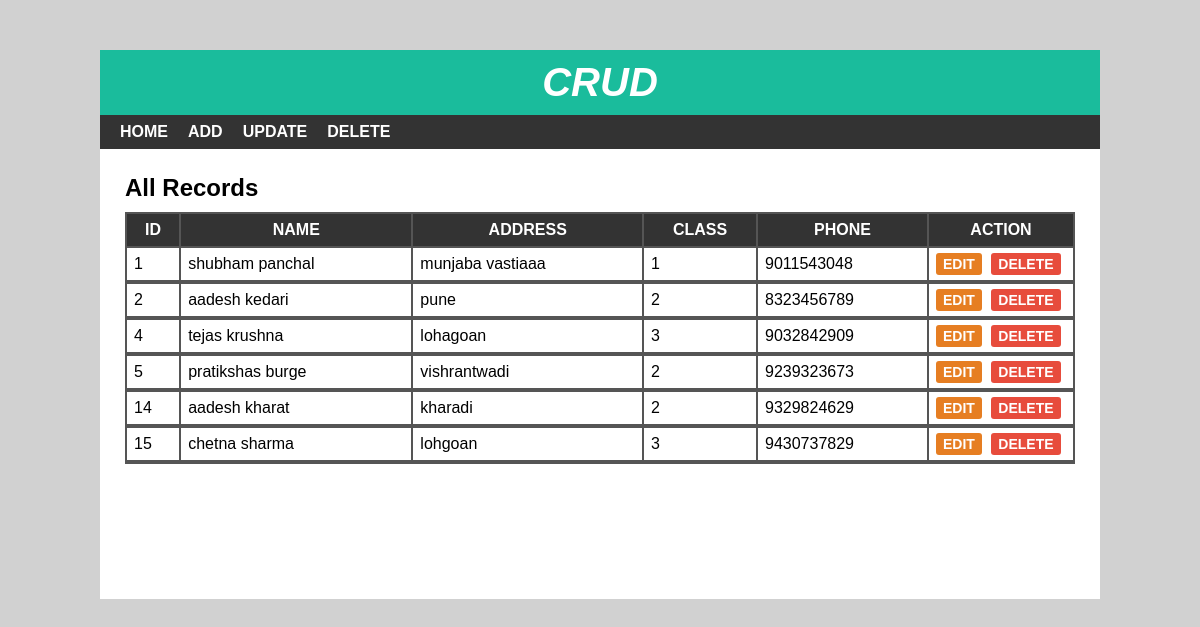
The page / on the database its author committed.
### tables this page shows
CREATE TABLE `student` (
  `sid` int(10) NOT NULL,
  `sname` varchar(30) NOT NULL,
  `saddress` varchar(100) NOT NULL,
  `sclass` int(10) NOT NULL,
  `sphone` varchar(10) NOT NULL
);

### index.php (the view)
<?php
include 'header.php';
?>
<div id="main-content">
    <h2>All Records</h2>
    <?php
$conn = mysqli_connect("localhost","root","","students") or die("Connection failed");
$sql ="SELECT * FROM student JOIN studentclass WHERE student.sclass = studentclass.cid";
$result = mysqli_query($conn,$sql) or die("Connection failed");
if(mysqli_num_rows($result)>0){
  ?>
    <table cellpadding="7px">
        <thead>
        <th>Id</th>
        <th>Name</th>
        <th>Address</th>
        <th>Class</th>
        <th>Phone</th>
        <th>Action</th>
        </thead>
        <tbody>
          <?php
while ($row =mysqli_fetch_assoc($result)) {
           ?>
            <tr>
                <td><?php echo $row['sid']; ?></td>
                <td><?php echo $row['sname'];  ?></td>
                <td><?php  echo $row['saddress'];?></td>
                <td><?php  echo $row['sclass'];?></td>
                <td><?php echo $row['sphone']; ?></td>
                <td>
           <a href='edit.php?id=<?php echo $row['sid']; ?>'>Edit</a>
           <a href='delete-inline.php?id=<?php echo $row['sid']; ?>'>Delete</a>
                </td>
            </tr>
            <tr>
              <?php } ?>
        </tbody>
    </table>
  <?php } ?>
</div>
</div>
</body>
</html>

### header.php (shortened to what this page needs)
<!DOCTYPE html>
<html lang="en">
<head>
  <link rel="stylesheet" href="css/style.css">
</head>
<body>
    <div id="wrapper">
        <div id="header">
            <h1>Crud</h1>
        </div>
        <div id="menu">
            <ul>
                <li>
                    <a href="index.php">Home</a>
                </li>
                <li>
                    <a href="add.php">Add</a>
                </li>
                <li>
                    <a href="update.php">Update</a>
                </li>
                <li>
                    <a href="delete.php">Delete</a>
                </li>
            </ul>
        </div>

### css/style.css (style rules this page uses)
body { font:16px arial; margin: 0; padding: 0; background: #d1d1d1; }
#wrapper { width: 1000px; margin: 50px auto 0; background-color: #fff; }
#header { text-align: center; background-color: #1abc9c; padding: 10px; }
#header h1 { color: #fff; font-size: 40px; font-style: italic; font-weight: 700; text-transform: uppercase; margin: 0; }
#menu { background-color: #333; }
#menu ul { font-size: 0; padding: 0 10px; margin: 0; list-style: none; }
#menu ul li { display: inline-block; }
#menu ul li a { color: #fff; font-size: 16px; font-weight: 600; padding: 8px 10px; display: block; text-decoration: none; text-transform: uppercase; transition: all 0.3s ease; }
#main-content { padding: 25px; min-height: 400px; }
#main-content h2 { margin: 0 0 10px; text-transform: capitalize; }
#main-content table { width: 100%; background-color: #555; margin: 0 0 20px; }
#main-content table th { color: #fff; background-color: #333; text-transform: uppercase; }
#main-content table th:last-child { width: 130px; }
#main-content table td { background-color: #fff; }
#main-content table td a { font-size: 14px; font-weight: 600; text-transform: uppercase; padding: 3px 7px; color: #fff; background-color: #e67e22; text-decoration: none; border-radius: 3px; }
#main-content table td a:nth-child(2) { background-color: #e74c3c; margin: 0 0 0 5px; }

### rows shown on the page
student: sid "1", sname "shubham panchal", saddress "munjaba vastiaaa", sclass "1", sphone "9011543048"
student: sid "2", sname "aadesh kedari", saddress "pune", sclass "2", sphone "8323456789"
student: sid "4", sname "tejas krushna", saddress "lohagoan", sclass "3", sphone "9032842909"
student: sid "5", sname "pratikshas burge", saddress "vishrantwadi", sclass "2", sphone "9239323673"
student: sid "14", sname "aadesh kharat", saddress "kharadi", sclass "2", sphone "9329824629"
student: sid "15", sname "chetna sharma", saddress "lohgoan", sclass "3", sphone "9430737829"
